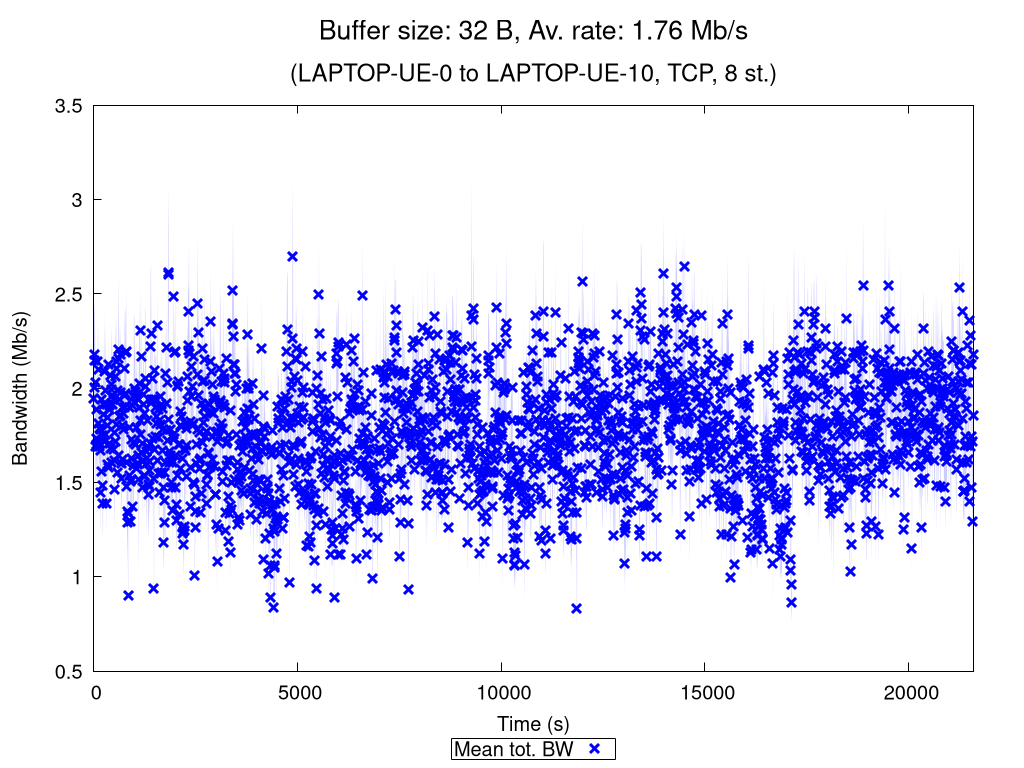

Reproduce this figure in gnuplot.
set terminal pngcairo nocrop enhanced size 1024,768 font "Verdana,15"
set output "TCP_8_st_2020_11_13_08-47-29_one2two_00032B.png"

set title "{/=20 Buffer size: 32 B, Av. rate: 1.76 Mb/s}\n\n{/=18 (LAPTOP-UE-0 to LAPTOP-UE-10, TCP, 8 st.)}"

set xlabel "Time (s)"
set ylabel "Bandwidth (Mb/s)"
set ytics nomirror
set key bmargin center horizontal box samplen 1 width -1
set bmargin 4.6
set rmargin 4.5

rf = 1000000.0  # rate factor
set style fill transparent solid 0.2 noborder
set autoscale xfix
plot "TCP_8_st_2020_11_13_08-47-29_one2two_00032B_iperf_processed.dat" using 1:($2/rf-$3/rf):($2/rf+$3/rf) with filledcurves lc rgb "blue" notitle, \
     "" using 1:($2/rf) with points pt 2 ps 1.5 lw 3 lc rgb "blue" title "Mean tot. BW", \
